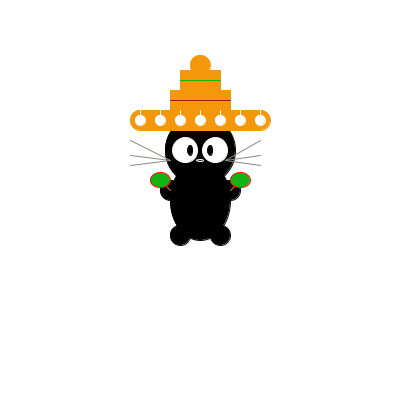
Frame 1 (no input)
Frame 60 (the mouse pressed at the canvas centre just before this capture): identical to frame 1, image omitted
Frame 120 (the mouse held since frame 60 and released just before this capture): identical to frame 1, image omitted

The Processing sketch that drew this single still picture (run headless with seeded random() and noise(); from frame 60 on, the mouse is pressed at the canvas centre):

// Processing sketch: processing_168265
// ── processing_168265.pde

void setup()
{
background(0);
size(400,400);
}
void draw()
{
background(255);
stroke(0);
fill(0);
ellipse(200,150,70,70); 
ellipse(200,200,60,80);
ellipse(180,235,20,20);
ellipse(220,235,20,20);
stroke(255);
fill(255);
ellipse(185,150,25,25);
ellipse(215,150,25,25);
stroke(0);
fill(0);
ellipse(190,150,5,10);
ellipse(210,150,5,10);
stroke(240);
fill(40);
ellipse(200,160,7,2);
stroke(0);
fill(0);
ellipse(170,190,20,20);
ellipse(230,190,20,20);
stroke(#F5970A);
fill(#F5970A);
rect(140,110,120,20);
ellipse(140,120,20,20);
ellipse(260,120,20,20);
rect(170,90,60,30);
rect(180,70,40,20);
ellipse(200,65,20,20);
stroke(#8E877E);
fill(#8E877E);
line(170,160,130,140);
line(170,160,130,155);
line(170,160,130,165);
line(225,160,260,140);
line(225,160,260,155);
line(225,160,260,165);
stroke(#C68836);
fill(#C68836);
line(170,190,160,180);
line(230,190,240,180);
stroke(#FF0A0A);
fill(#12B413);
ellipse(160,180,20,15);
ellipse(240,180,20,15);
stroke(255);
fill(255);
ellipse(140,120,10,10);
ellipse(160,120,10,10);
ellipse(180,120,10,10);
ellipse(200,120,10,10);
ellipse(220,120,10,10);
ellipse(240,120,10,10);
ellipse(260,120,10,10);
line(140,120,140,110);
line(160,120,160,110);
line(180,120,180,110);
line(200,120,200,110);
line(220,120,220,110);
line(240,120,240,110);
line(260,120,260,110);
stroke(#B41212);
fill(#B41212);
line(170,100,230,100);
stroke(#12B413);
fill(#12B413);
line(180,80,220,80);
}
void mousePressed()
{
frameRate(4);
background(255);
stroke(0);
fill(0);
ellipse(210,160,80,80); 
ellipse(210,210,70,90);
ellipse(190,245,30,30);
ellipse(230,245,30,30);
stroke(255);
fill(255);
ellipse(195,160,35,35);
ellipse(225,160,35,35);
stroke(0);
fill(0);
ellipse(200,160,15,20);
ellipse(220,160,15,20);
stroke(240);
fill(40);
ellipse(210,170,17,12);
stroke(0);
fill(0);
ellipse(180,200,30,30);
ellipse(240,200,30,30);
stroke(#F5970A);
fill(#F5970A);
rect(150,120,130,30);
ellipse(150,130,30,30);
ellipse(270,130,30,30);
rect(180,100,70,40);
rect(190,80,50,30);
ellipse(210,75,30,30);
stroke(#8E877E);
fill(#8E877E);
line(180,170,140,150);
line(180,170,140,165);
line(180,170,140,175);
line(235,170,270,150);
line(235,170,270,165);
line(235,170,270,175);
stroke(#C68836);
fill(#C68836);
line(180,180,170,190);
line(240,200,250,190);
stroke(#FF0A0A);
fill(#12B413);
ellipse(170,190,10,25);
ellipse(250,190,30,25);
stroke(255);
fill(255);
ellipse(150,130,20,20);
ellipse(170,130,20,20);
ellipse(190,130,20,20);
ellipse(210,130,20,20);
ellipse(230,130,20,20);
ellipse(250,130,20,20);
ellipse(270,130,20,20);
line(150,130,150,120);
line(170,130,170,120);
line(190,130,190,120);
line(210,130,210,120);
line(220,130,230,120);
line(250,130,250,120);
line(270,130,270,120);
stroke(#B41212);
fill(#B41212);
line(180,110,240,110);
stroke(#12B413);
fill(#12B413);
line(190,90,230,90);
}
void keyPressed()
{
frameRate(4);
background(0);
stroke(255);
fill(255);
ellipse(200,150,70,70); 
ellipse(200,200,60,80);
ellipse(180,235,20,20);
ellipse(220,235,20,20);
stroke(0);
fill(0);
ellipse(185,150,25,25);
ellipse(215,150,25,25);
stroke(255);
fill(255);
ellipse(190,150,5,10);
ellipse(210,150,5,10);
stroke(40);
fill(240);
ellipse(200,160,7,2);
stroke(255);
fill(255);
ellipse(170,190,20,20);
ellipse(230,190,20,20);
stroke(#B4129F);
fill(#B4129F);
rect(140,110,120,20);
ellipse(140,120,20,20);
ellipse(260,120,20,20);
rect(170,90,60,30);
rect(180,70,40,20);
ellipse(200,65,20,20);
stroke(#2A12B4);
fill(#2A12B4);
line(170,160,130,140);
line(170,160,130,155);
line(170,160,130,165);
line(225,160,260,140);
line(225,160,260,155);
line(225,160,260,165);
stroke(#12AEB4);
fill(#12AEB4);
line(170,190,160,180);
line(230,190,240,180);
stroke(#7612B4);
fill(#F4F519);
ellipse(160,180,20,15);
ellipse(240,180,20,15);
stroke(0);
fill(0);
ellipse(140,120,10,10);
ellipse(160,120,10,10);
ellipse(180,120,10,10);
ellipse(200,120,10,10);
ellipse(220,120,10,10);
ellipse(240,120,10,10);
ellipse(260,120,10,10);
line(140,120,140,110);
line(160,120,160,110);
line(180,120,180,110);
line(200,120,200,110);
line(220,120,220,110);
line(240,120,240,110);
line(260,120,260,110);
stroke(#F55F19);
fill(#F55F19);
line(170,100,230,100);
stroke(#47F519);
fill(#47F519);
line(180,80,220,80);
}
